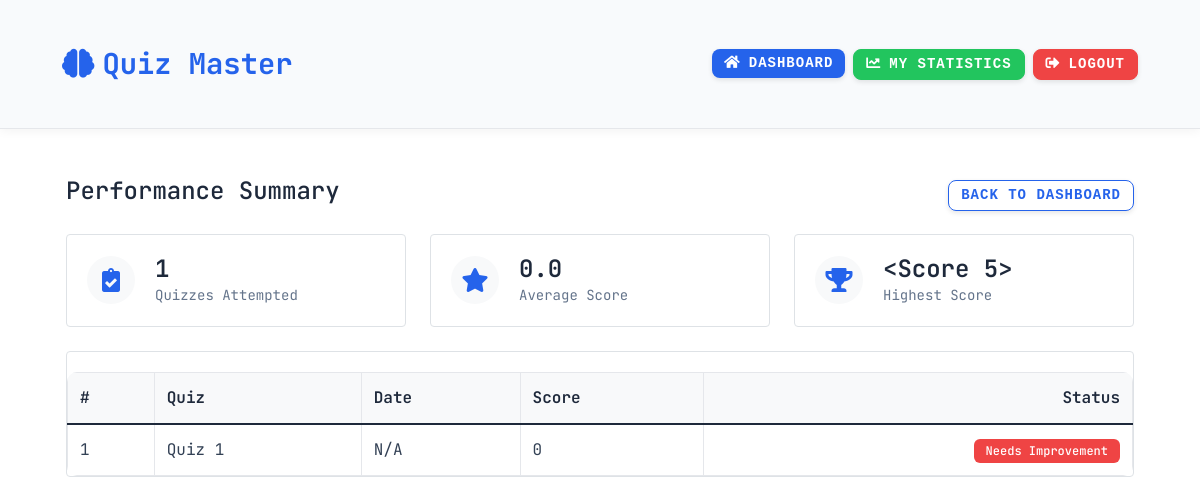
Page /view_scores (signed in) on the earlier database version.
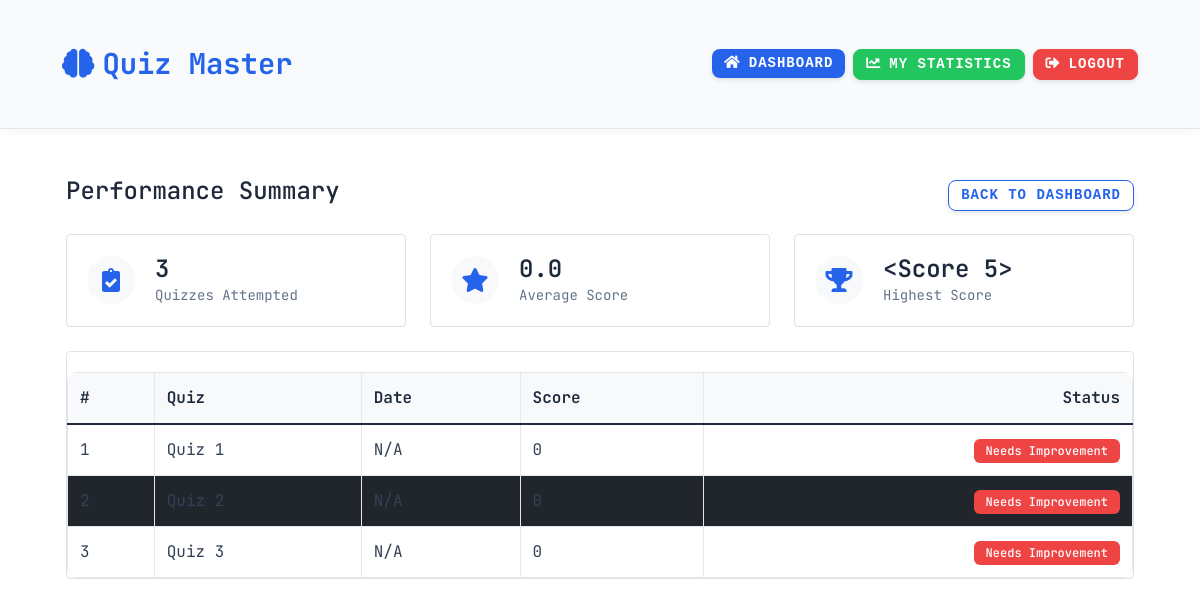
Same page on the later database version.
### models.py (models this page shows)
class Score(db.Model):
    id = db.Column(db.Integer, primary_key=True)
    quiz_id = db.Column(db.Integer, db.ForeignKey('quiz.id'))
    user_id = db.Column(db.Integer, db.ForeignKey('user.id'))
    total_scored = db.Column(db.Integer)

### app.py (the view)
@app.route('/view_scores')
def view_scores():
    if 'user_id' not in session:
        return redirect('/login')
    scores = Score.query.filter_by(user_id=session['user_id']).all()
    return render_template('view_scores.html', scores=scores)

### templates/view_scores.html (shortened to what this page needs)
{% extends 'base.html' %}
{% block content %}
<div class="container-fluid px-3">
    <div class="header-section">
        <h4>Performance Summary</h4>
        <a href="{{ url_for('user_dashboard') }}" class="btn btn-outline-primary">Back to Dashboard</a>
    </div>
    <div class="row g-4 mb-4">
        <div class="col-md-4">
            <div class="summary-card">
                <div class="summary-icon">
                    <i class="fas fa-clipboard-check"></i>
                </div>
                <div class="summary-details">
                    <h3>{{ scores|length }}</h3>
                    <p>Quizzes Attempted</p>
                </div>
            </div>
        </div>
        <div class="col-md-4">
            <div class="summary-card">
                <div class="summary-icon">
                    <i class="fas fa-star"></i>
                </div>
                <div class="summary-details">
                    <h3>{{ (scores|sum(attribute='total_scored') / scores|length)|round(1) if scores else 0 }}</h3>
                    <p>Average Score</p>
                </div>
            </div>
        </div>
        <div class="col-md-4">
            <div class="summary-card">
                <div class="summary-icon">
                    <i class="fas fa-trophy"></i>
                </div>
                <div class="summary-details">
                    <h3>{{ scores|max(attribute='total_scored') if scores else 0 }}</h3>
                    <p>Highest Score</p>
                </div>
            </div>
        </div>
    </div>
    <div class="quiz-table">
        <table class="table">
            <thead>
                <tr>
                    <th>#</th>
                    <th>Quiz</th>
                    <th>Date</th>
                    <th>Score</th>
                    <th class="text-end">Status</th>
                </tr>
            </thead>
            <tbody>
                {% for score in scores %}
                <tr>
                    <td>{{ loop.index }}</td>
                    <td>Quiz {{ score.quiz_id }}</td>
                    <td>{{ score.quiz.date_of_quiz if score.quiz else 'N/A' }}</td>
                    <td>{{ score.total_scored }}</td>
                    <td class="text-end">
                        {% if score.total_scored >= 8 %}
                            <span class="badge bg-success">Excellent</span>
                        {% elif score.total_scored >= 6 %}
                            <span class="badge bg-primary">Good</span>
                        {% elif score.total_scored >= 4 %}
                            <span class="badge bg-warning text-dark">Average</span>
                        {% else %}
                            <span class="badge bg-danger">Needs Improvement</span>
                        {% endif %}
                    </td>
                </tr>
                {% endfor %}
            </tbody>
        </table>
    </div>
</div>
{% endblock %}

Differences in the rows shown:
added Score: quiz_id "2", quiz "N/A", total_scored "0", shows "Needs Improvement"
added Score: quiz_id "3", quiz "N/A", total_scored "0", shows "Needs Improvement"
Other differences:
{{ scores|length }}: "1" → "3"
